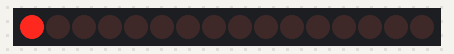
Bench run of a sketch on a simulated Arduino Uno, built with avr-gcc and run on an emulated ATmega328P. Shown: 16 shift-register outputs drawn as a row of LEDs (first output left, lit = HIGH). Wiring (inferred from the names in the program): 2 × shift register (74HC595): data pin 11; shift clock pin 7; latch pin 8. Wiring (inferred from the signals the program sends): row of LEDs: on Q0, Q1, Q2, Q3, Q4, Q5, Q6, Q7, Q8, Q9, Q10, Q11, Q12, Q13, Q14, Q15.

Above: at 0.02 s.
At 0.37 s:
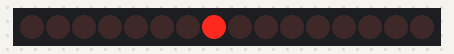
At 0.72 s:
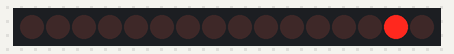
At 1.48 s:
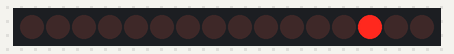
At 2.18 s:
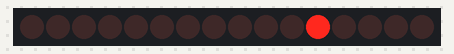
At 2.93 s:
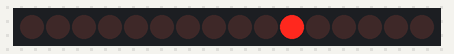
Timing chart, 0 to 3.2 s (numbered marks = the images above):
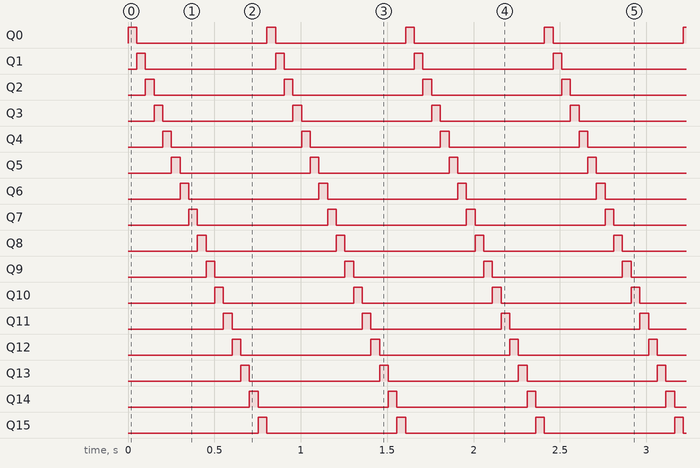

The sketch:

74hc595.ino
```cpp
// Lab12 使用兩顆 74HC595 和三支腳位控制 16 顆 LED
typedef unsigned int uint16;

// 接 74HC595 的 ST_CP (pin 12,latch pin)
int latchPin = 8;
// 接 74HC595 的 SH_CP (pin 11, clock pin)
int clockPin = 7;
// 接 74HC595 的 DS (pin 14)
int dataPin = 11;

void setup() {
    // 將 latchPin, clockPin, dataPin 設置為輸出
    pinMode(latchPin, OUTPUT);
    pinMode(clockPin, OUTPUT);
    pinMode(dataPin, OUTPUT);
}

void display16(uint16 data) {
    byte high_Byte = highByte(data);
    byte low_Byte = lowByte(data);

    // 送資料前要先把 latchPin 拉成低電位
    digitalWrite(latchPin, LOW);
    // 先送高位元組 (Hight Byte), 給離 Arduino 較遠的那顆 74HC595
    shiftOut(dataPin, clockPin, MSBFIRST, high_Byte);
    // 再送低位元組 (Low Byte), 給離 Arduino 較近的那顆 74HC595
    shiftOut(dataPin, clockPin, MSBFIRST, low_Byte);
    // 送完資料後要把 latchPin 拉回成高電位
    digitalWrite(latchPin, HIGH);
}

void loop() {
    // Water flow led
    for (int led = 0; led < 16; led++) {
        display16(1 << led);
        delay(50);
    }

    // Additional led
    // for (uint16 count = 0; count < 65536; count++) {
    //     display16(count);
    //     delay(50);
    // }
}
```

Measured:
- by itself, Q0–15: alternates HIGH for 0.05 s and LOW for 0.75 s
- by itself, everything shown: repeats every 0.80 s, in 16 steps
